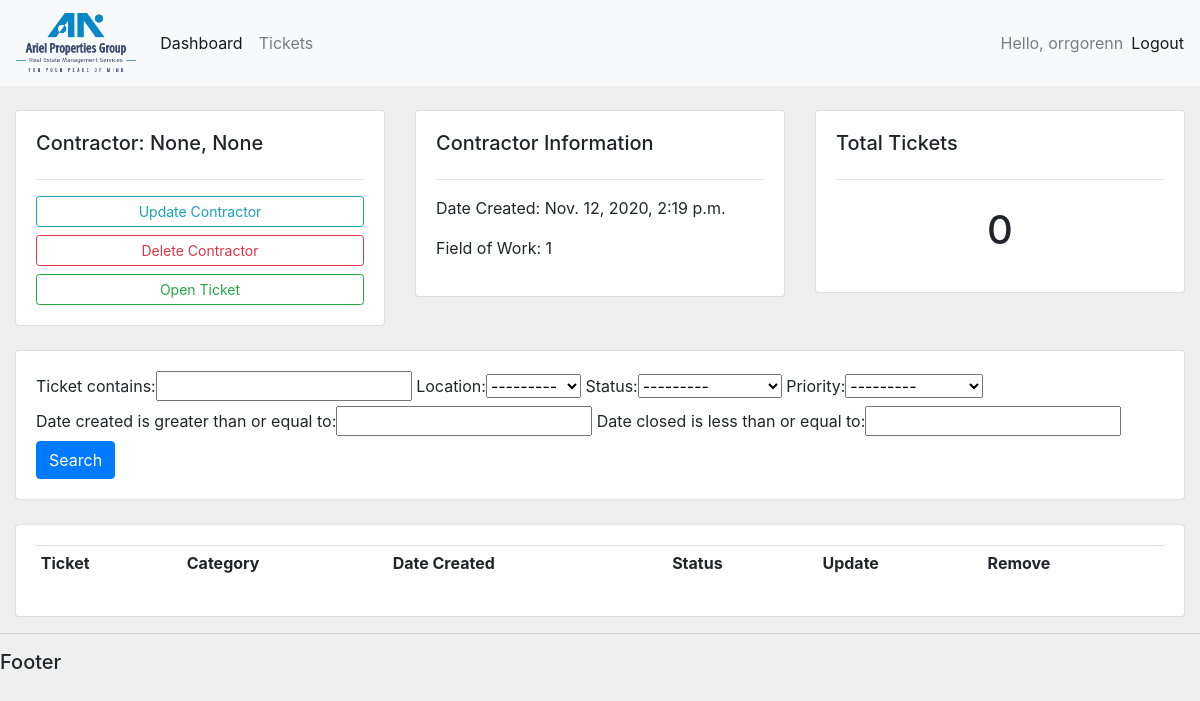
The app's page /contractors/3/ (signed in) with its own data.
### accounts/models.py (models this page shows, shortened)
class Contractor(models.Model):
    user = models.OneToOneField(User, null=True, on_delete=models.CASCADE)
    first_name = models.CharField(max_length=50, null=True, blank=True)
    last_name = models.CharField(max_length=50, null=True, blank=True)
    email = models.CharField(max_length=100, null=True)
    cellphone = models.CharField(max_length=15, null=True, blank=True)
    office_phone = models.CharField(max_length=15, null=True, blank=True)
    CATEGORY_CHOICES = [
        ('0', 'לא נבחר'),
        ('1', 'איטום'),
        ('2', 'אינסטלציה'),
        ('3', 'אקוסטיקה'),
        ('4', 'ביטחון'),
        ('5', 'בטיחות - אש'),
        ('6', 'בטיחות - אתר'),
        ('7', 'בינוי'),
        ('8', 'חשמל'),
        ('9', 'מיזוג אוויר'),
        ('10', 'נגישות'),
        ('11', 'ניקיון'),
        ('12', 'תאורה'),
        ('13', 'תקשורת')
    ]
    field_of_work = models.CharField(max_length=2, choices=CATEGORY_CHOICES, default='0')
    profile_pic = models.ImageField(null=True, blank=True, default='profile.png')
    date_created = models.DateTimeField(auto_now_add=True, null=False)

### accounts/views.py (the view)
# urls.py: path('contractors/<str:pk_id>/', views.contractors, name="contractors"),
@login_required(login_url='login')
def contractors(request, pk_id):
    contractor = Contractor.objects.get(id=pk_id)
    tickets = contractor.ticket_set.all()
    tickets_count = tickets.count()
    ticket_filter = TicketFilter(request.GET, queryset=tickets)
    tickets = ticket_filter.qs
    context = {
        'contractor': contractor,
        'tickets': tickets,
        'tickets_count': tickets_count,
        'ticket_filter': ticket_filter
    }
    return render(request, 'accounts/contractors.html', context)

### accounts/templates/accounts/contractors.html (shortened to what this page needs)
{% extends 'accounts/main.html' %}
{% block content %}
<div class="container-fluid">
    <div class="row">
        <div class="col-md-4 col-xs-12">
            <div class="card card-body">
                <h5>Contractor: {{contractor.last_name}}, {{contractor.first_name}}</h5>
                <hr>
                <a class="btn btn-outline-info btn-sm btn-block" href="{% url 'update_contractor' contractor.id %}">Update Contractor</a>
                <a class="btn btn-outline-danger btn-sm btn-block" href="{% url 'delete_contractor' contractor.id %}">Delete Contractor</a>
                <a class="btn btn-outline-success btn-sm btn-block" href="{% url 'create_ticket' contractor.id %}">Open Ticket</a>
            </div>
        </div>
        <div class="col-md-4 col-xs-12">
            <div class="card card-body">
                <h5>Contractor Information</h5>
                <hr>
                <p>Date Created: {{contractor.date_created}}</p>
                <p>Field of Work: {{contractor.field_of_work}}</p>
            </div>
        </div>
        <div class="col-md-4 col-xs-12">
            <div class="card card-body">
                <h5>Total Tickets</h5>
                <hr>
                <h1 style="text-align: center; padding: 10px;">{{tickets_count}}</h1>
            </div>
        </div>
    </div>
</div>
<br>
<div class="container-fluid">
    <div class="row">
        <div class="col-md-12 col-xs-12">
            <div class="card card-body">
                <form method="GET" action="" name="search-form">
                    {{ticket_filter.form}}
                    <input type="submit" class="btn btn-primary" value="Search" />
                </form>
            </div>
        </div>
    </div>
</div>
<br>
<div class="container-fluid">
    <div class="row">
        <div class="col-md-12 col-xs-12">
            <div class="card card-body">
                <table class="table table-sm">
                    <tr>
                        <th>Ticket</th>
                        <th>Category</th>
                        <th>Date Created</th>
                        <th>Status</th>
                        <th>Update</th>
                        <th>Remove</th>
                    </tr>
                </table>
            </div>
        </div>
    </div>
</div>
{% endblock %}

### accounts/templates/accounts/navbar.html (shortened to what this page needs)
{% load static %}
<nav class="navbar navbar-expand-lg navbar-light bg-light">
    <a href="{% url 'home' %}" class="navbar-brand">
        <img src="{% static 'images/logo.png' %}" height="60" alt="Ariel Group">
    </a>
    <div class="collapse navbar-collapse" id="navbarNav">
        <ul class="navbar-nav">
            {% if request.user.is_staff %}
            <li class="nav-item active">
                <a class="nav-link" href="{% url 'home' %}">Dashboard <span class="sr-only">(current)</span></a>
            </li>
            <li class="nav-item">
                <a class="nav-link" href="{% url 'tickets' %}">Tickets</a>
            </li>
            {% else %}
            <li class="nav-item">
                <a class="nav-link" href="{% url 'acc_settings' %}">Acc. Settings</a>
            </li>
            {% endif %}
        </ul>
    </div>
    <span class="navbar-text mr-2">
        Hello, {{request.user}}
    </span>
    <span class="navbar-text">
        <a href="{% url 'logout' %}">Logout</a>
    </span>
</nav>

### static/css/style.css (style rules this page uses)
body { background-color: #efefef; }

### records on screen
Contractor: last_name "None", first_name "None", date_created "Nov. 12, 2020, 2:19 p.m.", field_of_work "1"

### other values on screen
{{ request.user }} "orrgorenn"
{{ tickets_count }} "0"
